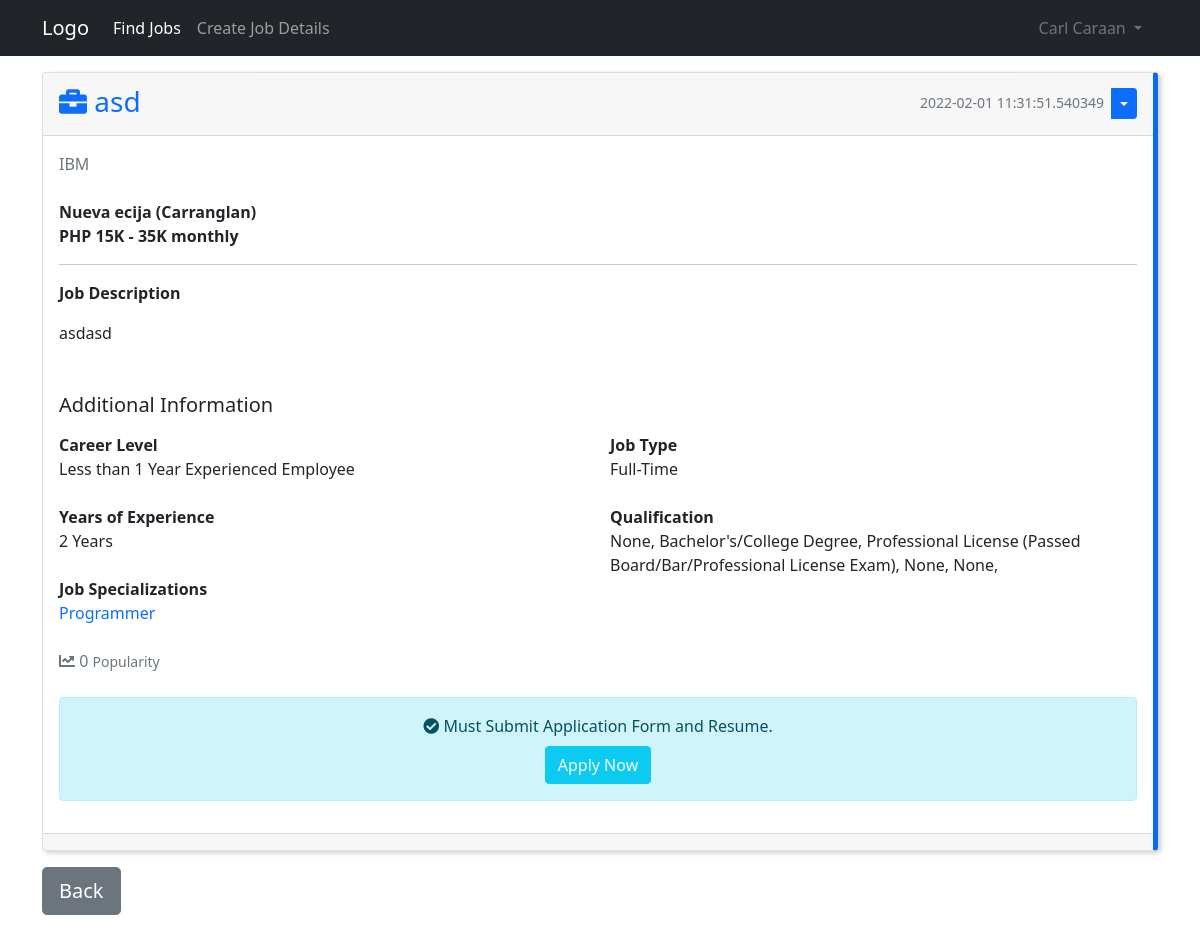
The app's page /post/1 (signed in) with its own data.
### website/models.py (models this page shows)
class User(db.Model, UserMixin):
    id = db.Column(db.Integer, primary_key=True)
    email = db.Column(db.String(150), unique=True)
    username = db.Column(db.String(150), unique=True)
    firstname = db.Column(db.String(150))
    lastname = db.Column(db.String(150))
    company = db.Column(db.String(150))
    password = db.Column(db.String(150))
    usertype = db.Column(db.String(10))
    date_created = db.Column(db.DateTime(timezone=True), default=func.now())
    posts = db.relationship('Post', backref='user', passive_deletes="True")
    likes = db.relationship('Like', backref='user', passive_deletes="True")

class Post(db.Model):
    id = db.Column(db.Integer, primary_key=True)
    title = db.Column(db.Text, nullable=False)
    text = db.Column(db.Text, nullable=False)
    date_created = db.Column(db.DateTime, default=datetime.now())
    date_updated = db.Column(db.DateTime(
        timezone=True), onupdate=datetime.now())
    author = db.Column(db.Integer, db.ForeignKey(
        'user.id', ondelete="CASCADE"), nullable="False")
    likes = db.relationship('Like', backref='post', passive_deletes="True")
    location = db.Column(db.Text, nullable=False)
    location1 = db.Column(db.Text, nullable=False)
    salary = db.Column(db.Text, nullable=True)
    salary1 = db.Column(db.Text, nullable=True)
    level = db.Column(db.Text, nullable=False)
    experience = db.Column(db.Text, nullable=False)
    specialization = db.Column(db.Text, nullable=False)
    qualification = db.Column(db.Text, nullable=True)
    qualification1 = db.Column(db.Text, nullable=True)
    qualification2 = db.Column(db.Text, nullable=True)
    qualification3 = db.Column(db.Text, nullable=True)
    qualification4 = db.Column(db.Text, nullable=True)
    jobtype = db.Column(db.Text, nullable=False)

### website/views.py (the view)
@views.route("/post/<id>")
@login_required
def post(id):
    post = Post.query.filter_by(id=id).first()
    if not post:
        flash('No post exist!', category='error')
        return redirect(url_for('views.home'))
    return render_template('user/single_post.html', user=current_user, post=post)

### website/__init__.py (called while the page is built)
def create_app():
    app = Flask(__name__)
    app.config['SECRET_KEY'] = "helloworld"
    app.config['SQLALCHEMY_DATABASE_URI'] = f'sqlite:///{DB_NAME}'
    app.config['SQLALCHEMY_TRACK_MODIFICATIONS'] = True
    db.init_app(app)
    from .views import views
    from .auth import auth
    app.register_blueprint(views, url_prefix="/")
    app.register_blueprint(auth, url_prefix="/")
    from .models import User, Post
    create_database(app)
    login_manager = LoginManager()
    login_manager.login_view = "auth.login"
    login_manager.init_app(app)
    @login_manager.user_loader
    def load_user(id):
        return User.query.get(int(id))
    return app

### website/templates/user/single_post.html (shortened to what this page needs)
{% extends "user/base.html" %}
{% set active_page = "view_post" %}
{% block content %}
<div id="posts">
    <div class="card mb-3" id="post_container">
        <div class="card-header d-flex justify-content-between align-items-center">
            <h3 class="text-primary mt-1">{% block header %}<i class="fas fa-briefcase"></i> {{ post.title }}{% endblock
                %}</h3>
            {% if user.id == post.author %}
            <div class="btn-group">
                <small class="text-muted mt-1 me-2">{{ post.date_created }}</small>
                <button type="button" class="btn btn-sm btn-primary dropdown-toggle" data-bs-toggle="dropdown"></button>
            </div>
            {% endif %}
        </div>
        <div class="card-body">
            <a class="text-secondary text-decoration-none" href="/posts/{{ post.user.company }}">{{ post.user.company
                }}</a><br><br>
            <span class="fw-bold">{{ post.location.capitalize() }} ({{ post.location1.capitalize() }})</span><br>
            {% if post.salary == "0" and post.salary1 == "0" %}
            {% else %}
            <span class="fw-bold">PHP {{ post.salary }}K - {{ post.salary1 }}K monthly</span>
            {% endif %}
            <hr>
            <p class="fw-bold">
                Job Description
            </p>
            <div class="card-text">
                {{ post.text|safe }}
            </div><br><br>
            <h5>Additional Information</h5>
            <div class="row mt-3">
                <div class="col-md-6">
                    <span class="fw-bold">Career Level</span><br>
                    {{ post.level }}<br><br>
                    <span class="fw-bold">Years of Experience</span><br>
                    {{ post.experience }}<br><br>
                    <span class="fw-bold">Job Specializations</span><br>
                    <span class="text-primary">{{ post.specialization }}</span><br><br>
                </div>
                <div class="col-md-6">
                    <span class="fw-bold">Job Type</span><br>
                    {{ post.jobtype }}<br><br>
                    <span class="fw-bold">Qualification</span><br>
                    {% if post.qualification == None and post.qualification1 == None and post.qualification2 == None and
                    post.qualification3
                    == None and post.qualification4 == None
                    %}
                    Not Specified
                    {% else %}
                    {% if not post.qualification %}
                    {% else %}
                    {{ post.qualification }},
                    {% endif %}
                    {% if not post.qualification1 %}
                    {% else %}
                    {{ post.qualification1 }},
                    {% endif %}
                    {% if not post.qualification2 %}
                    {% else %}
                    {{ post.qualification2 }},
                    {% endif %}
                    {% if not post.qualification3 %}
                    {% else %}
                    {{ post.qualification3 }},
                    {% endif %}
                    {% if not post.qualification4 %}
                    {% else %}
                    {{ post.qualification4 }},
                    {% endif %}
                    {% endif %}
                </div>
            </div>
            <div class="text-muted">
                {% if user.id in post.likes|map(attribute="author")|list %}
                <i class="fas fa-chart-line text-primary" id="like-button-{{ post.id }}"
                    onclick="like({{ post.id }})"></i>
                {% else %}
                <i class="fas fa-chart-line" id="like-button-{{ post.id }}" onclick="like({{ post.id }})"></i>
                {% endif %}
                <span id="likes-count-{{ post.id }}">{{ post.likes|length }}</span> <small>Popularity</small><br><br>
            </div>
            <div class="alert alert-info text-center">
                <i class="fas fa-check-circle"></i>
                Must Submit Application Form and Resume.<br>
                <button class="btn btn-info mt-2">
                    <a class="text-light text-decoration-none" href="mailto:{{ post.user.email }}">Apply Now</a>
                </button>
            </div>
        </div>
        <div class="card-footer text-muted">
        </div>
    </div>
    <a class="float-start mb-5" href="/home"><button class="btn btn-lg btn-secondary">Back</button></a>
</div>
{% endblock %}

### website/templates/user/base.html (shortened to what this page needs)
<!DOCTYPE html>
<html lang="en">
<head>
    <link href="https://cdn.jsdelivr.net/npm/bootstrap@5.1.3/dist/css/bootstrap.min.css" rel="stylesheet">
    <link rel="stylesheet" href="https://use.fontawesome.com/releases/v5.15.4/css/all.css">
    <link rel="stylesheet" href="https://cdnjs.cloudflare.com/ajax/libs/trix/1.3.1/trix.css">
    <link rel="stylesheet" href="{{ url_for('static',filename='user/css/style.css') }}">
    <link rel="stylesheet" href="{{ url_for('static',filename='user/css/salary.scss') }}">
    <link rel="stylesheet" href="{{ url_for('static',filename='user/css/slider.css') }}">
</head>
<body>
    <nav class="navbar navbar-expand-lg navbar-dark bg-dark">
        <div class="container">
            <a class="navbar-brand" href="/home">Logo</a>
            <div class="collapse navbar-collapse" id="navbarSupportedContent">
                <ul class="navbar-nav me-auto mb-2 mb-lg-0">
                    <li class="nav-item">
                        <a href="/home" class="nav-item nav-link {{ 'active' if active_page == 'view_post' else '' }}">Find Jobs</a>
                    </li>
                    <li class="nav-item">
                        {% if user.is_authenticated %}
                        <a class="nav-item nav-link {{ 'active' if active_page == 'add_post' else '' }}" href="/create-post">Create Job Details</a>
                    </li>
                    {% endif %}
                </ul>
                <li class="d-flex nav-item dropdown">
                    <a class="nav-link text-secondary dropdown-toggle ps-0 {{ 'text-white' if active_page == 'edit_password' or active_page == 'edit_profile' or active_page == 'view_profile' else '' }}" href="#" id="navbarDropdown" role="button"
                        data-bs-toggle="dropdown" aria-expanded="false">
                        {{ current_user.firstname }}
                        {{ current_user.lastname }}
                    </a>
                </li>
            </div>
        </div>
    </nav>
    <div class="container pt-3">
        {% block content %}{% endblock %}
    </div>
</body>
</html>

### website/static/user/css/style.css (style rules this page uses)
#post_container { border-right: 5px solid#0c69f2; box-shadow: 3px 2px 5px 0px rgba(0,0,0,0.2); -webkit-box-shadow: 3px 2px 5px 0px rgba(0,0,0,0.2); -moz-box-shadow: 3px 2px 5px 0px rgba(0,0,0,0.2); }

### records on screen
User: firstname "Carl", lastname "Caraan", user.company "IBM"
Post: title "asd", date_created "2022-02-01 11:31:51.540349", location "Nueva ecija", location1 "Carranglan", salary "15", salary1 "35", text "asdasd", level "Less than 1 Year Experienced Employee", experience "2 Years", specialization "Programmer", jobtype "Full-Time", qualification "None", qualification1 "Bachelor's/College Degree", qualification2 "Professional License (Passed Board/Bar/Professional License Exam)", qualification3 "None", qualification4 "None"

### other values on screen
{{ post.likes|length }} "0"
